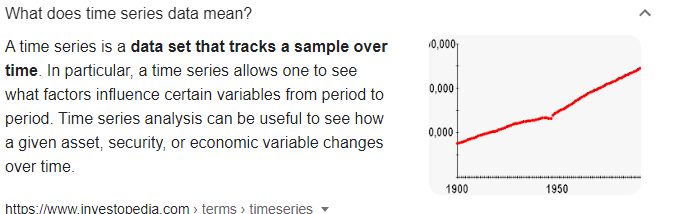
#> input picture 3-Advanced/Study Matrials Complex Problem27/image.png, 680 x 214 px, found by its file name
$ python complex_problem27.py
#> lines starting #> are read from the running program, lines starting #| are printed output that depends on the picture
"""
complex_problem27:

Write a Python Program to Blur an image.

"""


import cv2
img = cv2.imread("E:/bulding/python_exercises/3-Advanced/Study Matrials Complex Problem27/image.png")
#> img is the input picture: shape (214, 680, 3); mean B, G, R 239.8, 239.7, 240.5
blur_Image = cv2.blur(img,(100,10))
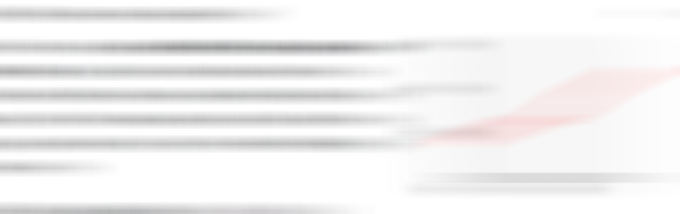
#> blur_Image: shape (214, 680, 3); mean B, G, R 239.9, 239.7, 240.6
cv2.imshow("Title of real image", img)
cv2.imshow("Title image", blur_Image)
cv2.waitKey(0)
